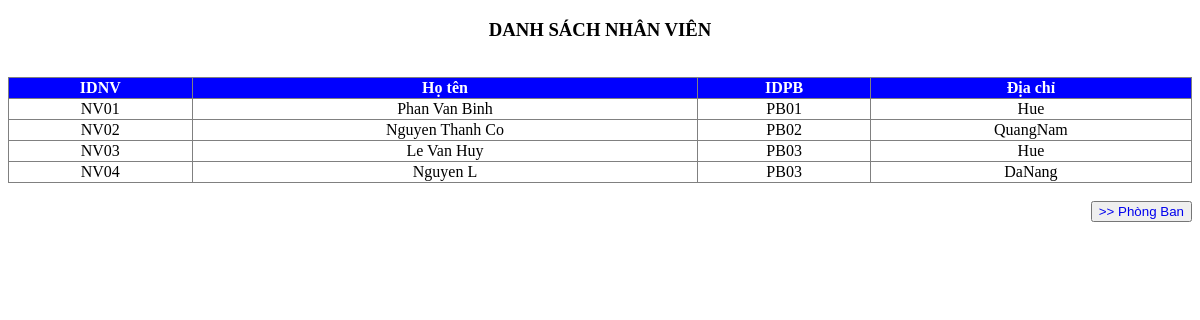
Page /xemnhanvien.php on the committed database.
### tables this page shows
CREATE TABLE `nhanvien` (
  `IDNV` varchar(4) NOT NULL,
  `HoTen` varchar(30) NOT NULL,
  `IDPB` varchar(4) NOT NULL,
  `DiaChi` text NOT NULL
);

### xemnhanvien.php (the view, shortened to what this page needs)
<!DOCTYPE html>
<html lang="en">
<head>
</head>
<body>
    <?php require_once 'ketnoicsdl.php'?>
    <?php
        $sql = "SELECT * FROM nhanvien";
        $result = $conn->query($sql);
        echo "<h3>DANH SÁCH NHÂN VIÊN</h3><br>";
        if ($result->num_rows > 0) {
            echo '<table border = "1" width="100%">';
            echo "
            <tr>
                <th>IDNV</th>
                <th>Họ tên</th>
                <th>IDPB</th>
                <th>Địa chỉ</th>
            </tr>";
        while($row = $result->fetch_assoc())
        {
            echo "
            <tr>
                <td> ". $row["IDNV"]." </td>
                <td> ". $row["HoTen"]."</td>
                <td> ". $row["IDPB"]." </td>
                <td> ". $row["DiaChi"]." </td>
            </tr>";
        }
            echo '</table>';
        }
        else {
            echo "0 results";
        }
        ?>
         <br>
        <button class='btn'><a href="xemPB.php">>> Phòng Ban</a></button>
</body>
</html>

### ketnoicsdl.php (shortened to what this page needs)
<!DOCTYPE html>
<html lang="en">
<head>
</head>
<body>
</body>
</html>

### xemnhanvien.php (style rules this page uses)
table, th,tr,td, h3 { text-align: center; }
table { border-collapse: collapse; }
th { background-color:blue; color :white; }
.btn { float: right; }
.btn a { text-decoration: none; }

### rows in the picture
nhanvien: IDNV "NV01", HoTen "Phan Van Binh", IDPB "PB01", DiaChi "Hue"
nhanvien: IDNV "NV02", HoTen "Nguyen Thanh Co", IDPB "PB02", DiaChi "QuangNam"
nhanvien: IDNV "NV03", HoTen "Le Van Huy", IDPB "PB03", DiaChi "Hue"
nhanvien: IDNV "NV04", HoTen "Nguyen L", IDPB "PB03", DiaChi "DaNang"
